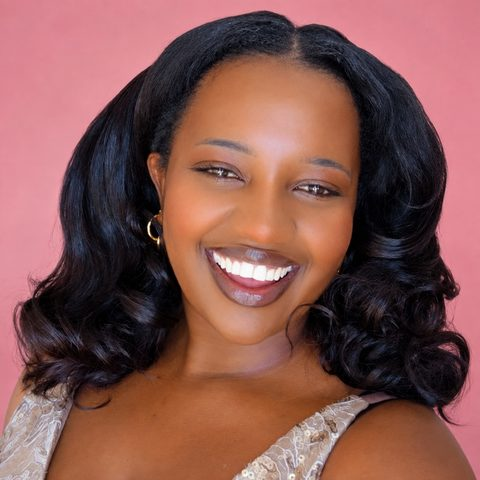
#> input picture assets/img/dr-grace-480.jpg, 480 x 480 px
$ python prepare_photos.py ../assets/img/dr-grace-1100.jpg ../assets/img/dr-grace-480.jpg ../assets/img/dr-grace-480.jpg
#> lines starting #> are read from the running program, lines starting #| are printed output that depends on the picture
"""Prepare a before/after pair for the Smile gallery.
Usage: python3 tools/prepare_photos.py <slug> <before-image> <after-image>
Writes site/assets/img/gallery/<slug>-before.webp and -after.webp (1200x800, centre-cropped),
then add {"slug": "<slug>", "title": "..."} to BEFORE_AFTER in src/content.py.
Only use photos the patient has agreed to share publicly."""
import sys, os
from PIL import Image, ImageOps
if len(sys.argv) != 4:
    sys.exit(__doc__)
slug, before, after = sys.argv[1:]
out = os.path.join(os.path.dirname(__file__), "..", "site", "assets", "img", "gallery")
os.makedirs(out, exist_ok=True)
for kind, path in (("before", before), ("after", after)):
    im = ImageOps.exif_transpose(Image.open(path)).convert("RGB")
#> im is the input picture: PIL image 480x480 RGB; mean R, G, B 134.1, 86.7, 81.4
    im = ImageOps.fit(im, (1200, 800), Image.LANCZOS, centering=(0.5, 0.5))
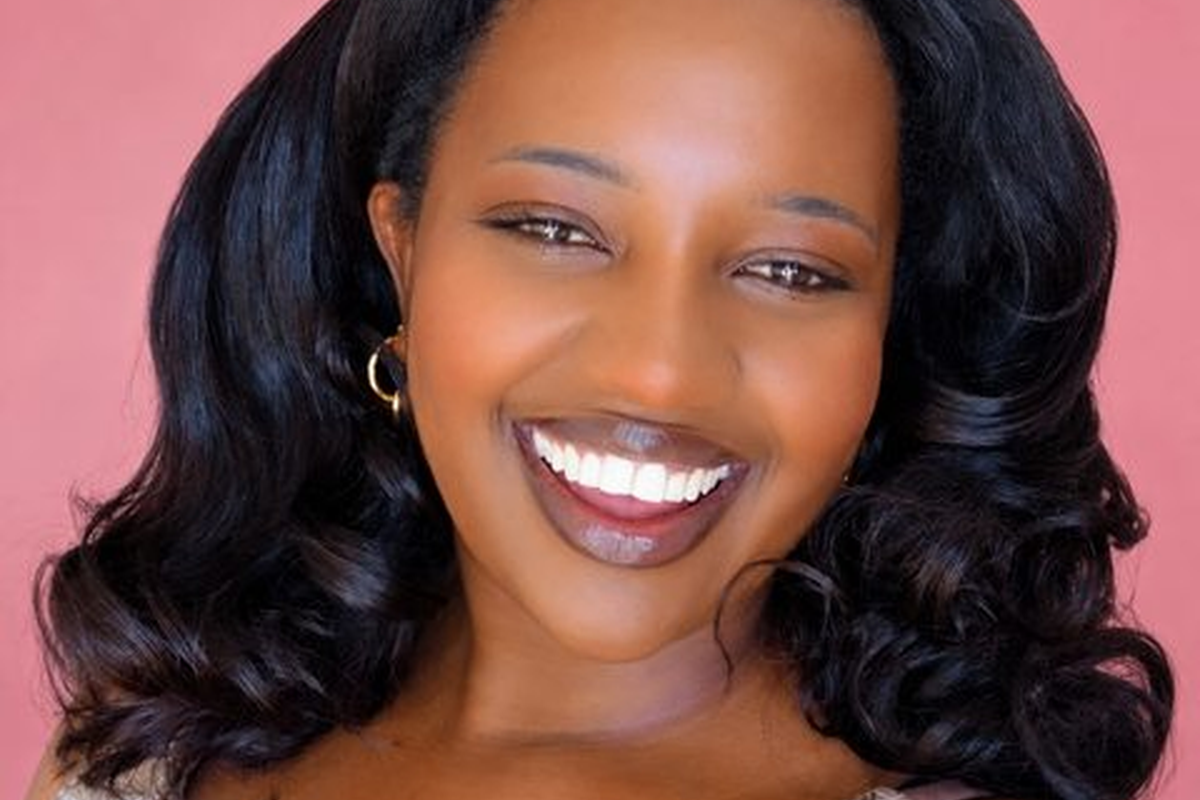
#> im: PIL image 1200x800 RGB; mean R, G, B 117.2, 76.1, 71.6
    dest = os.path.join(out, f"{slug}-{kind}.webp")
    im.save(dest, "WEBP", quality=80, method=6)
    print("wrote", os.path.relpath(dest))
